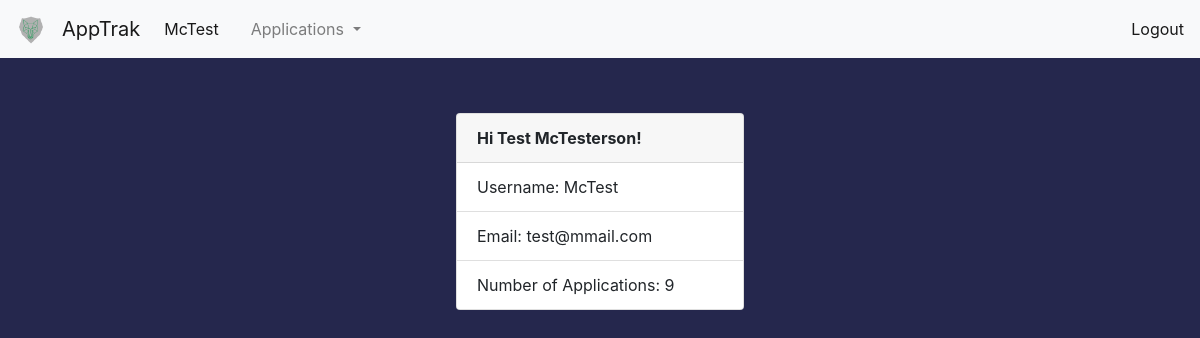
The app's page /user-info (signed in) with its own data.
### apptrak/blueprints/auth/models.py (models this page shows, shortened)
class User(UserMixin, db.Model):
    id = db.Column(db.Integer, primary_key=True)
    name = db.Column(db.String(100))
    username = db.Column(db.String, unique=True)
    email = db.Column(db.String, unique=True)
    password = db.Column(db.String(40))
    job_applications = db.relationship('JobApplication', backref='user')

### apptrak/blueprints/auth/views.py (the view)
@auth.route('/user-info', methods=['GET', 'POST'])
def user_info():
    if not current_user.is_authenticated:
        return current_app.login_manager.unauthorized()
    user = current_user
    num_apps = len(current_user.job_applications)
    return flask.render_template('user-info.html', user=user, num_apps=num_apps)

### apptrak/blueprints/auth/models.py (called while the page is built)
@login_mgr.user_loader
def load_user(user_id):
    return User.query.get(user_id)

### apptrak/blueprints/auth/templates/user-info.html (shortened to what this page needs)
{% extends 'base.html' %}
{% block body %}
<div class="card_wrapper">
    <div class="card d-flex justify-content-center" style="width: 18rem;">
        <div class="card-header">
            <b>Hi {{ user.name }}!</b>
        </div>
        <ul class="list-group list-group-flush">
            <li class="list-group-item">Username: {{ user.username }}</li>
            <li class="list-group-item">Email: {{ user.email }} </li>
            <li class="list-group-item">Number of Applications: {{ num_apps }}</li>
        </ul>
    </div>
</div>
{% endblock %}

### apptrak/templates/base.html (shortened to what this page needs)
<!DOCTYPE html>
<html>
<head>
  <link rel="stylesheet" href="https://stackpath.bootstrapcdn.com/bootstrap/4.5.1/css/bootstrap.min.css">
</head>
<body>
    <nav class="navbar navbar-expand-lg navbar-light bg-light fixed-top">
         <a class="navbar-brand" href="">
             <img src="{{ url_for('static', filename='/images/logo.png') }}" width="30" height="30" alt="" loading="lazy">
         </a>
      <a class="navbar-brand" href="#">AppTrak</a>
      <div class="collapse navbar-collapse" id="navbarNav">
        <ul class="navbar-nav">
          <li class="nav-item active">
            <a class="nav-link" href="{{ url_for('auth.user_info') }}">{% if current_user.is_authenticated %}{{ current_user.username }}{% endif %} <span class="sr-only">(current)</span></a>
          </li>
          <li class="nav-item">
            <a class="nav-link" href="{{ url_for('auth.user_info') }}"></a>
          </li>
          {% if not current_user.is_anonymous %}
          <li class="nav-item dropdown">
              <a class="nav-link dropdown-toggle" href="#" id="navbarDropdown" role="button" data-toggle="dropdown" aria-haspopup="true" aria-expanded="false">
                Applications
              </a>
          </li>
          {% endif %}
        </ul>
      </div>
        <span class="navbar-text">
            {% if current_user.is_anonymous %}
            <a href="{{ url_for('auth.login') }}">Login</a>
            {% else %}
            <a href="{{ url_for('auth.logout') }}">Logout</a>
            {% endif %}
         </span>
    </nav>
<div class="container-fluid dynamic-body">
      {% block body %}
      {% endblock %}
</div>
</body>
</html>

### apptrak/templates/base.html (style rules this page uses)
body { padding-top: 65px; background-color: #25274D; }
.card_wrapper { margin: 3em; display: flex; justify-content: center; align-items: center; }

### records on screen
User: username "McTest", name "Test McTesterson", email "test@mmail.com"

### other values on screen
{{ num_apps }} "9"
